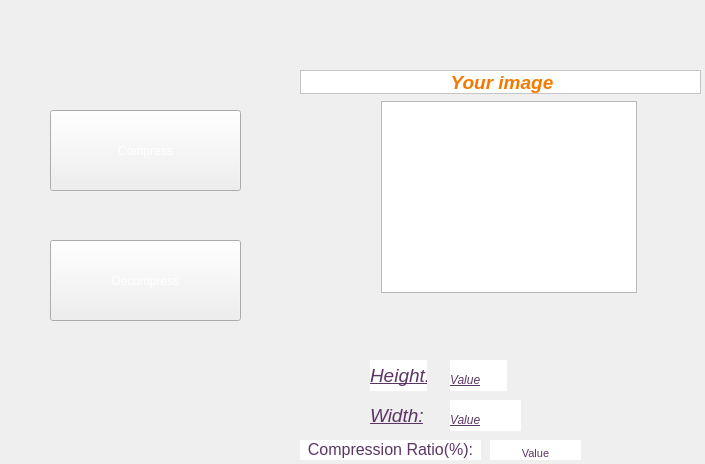
<?xml version="1.0" encoding="UTF-8"?>
<ui version="4.0">
 <class>Enc_Dec</class>
 <widget class="QMainWindow" name="Enc_Dec">
  <property name="geometry">
   <rect>
    <x>0</x>
    <y>0</y>
    <width>705</width>
    <height>464</height>
   </rect>
  </property>
  <property name="sizePolicy">
   <sizepolicy hsizetype="Fixed" vsizetype="Fixed">
    <horstretch>0</horstretch>
    <verstretch>0</verstretch>
   </sizepolicy>
  </property>
  <property name="minimumSize">
   <size>
    <width>705</width>
    <height>464</height>
   </size>
  </property>
  <property name="windowTitle">
   <string>Enc_Dec</string>
  </property>
  <property name="styleSheet">
   <string notr="true">background-image: url(:/img/black-facebook-cover-preview-10.jpg);</string>
  </property>
  <widget class="QWidget" name="centralwidget">
   <widget class="QPushButton" name="decompress_button">
    <property name="geometry">
     <rect>
      <x>50</x>
      <y>240</y>
      <width>191</width>
      <height>81</height>
     </rect>
    </property>
    <property name="styleSheet">
     <string notr="true">
color: white;
font: 75 italic 30pt &quot;URW Chancery L&quot;;</string>
    </property>
    <property name="text">
     <string>Decompress</string>
    </property>
   </widget>
   <widget class="QPushButton" name="compress_button">
    <property name="geometry">
     <rect>
      <x>50</x>
      <y>110</y>
      <width>191</width>
      <height>81</height>
     </rect>
    </property>
    <property name="styleSheet">
     <string notr="true">
color: white;
font: 75 italic 30pt &quot;URW Chancery L&quot;;</string>
    </property>
    <property name="text">
     <string>Compress</string>
    </property>
   </widget>
   <widget class="QLabel" name="fileLabel">
    <property name="geometry">
     <rect>
      <x>300</x>
      <y>70</y>
      <width>401</width>
      <height>24</height>
     </rect>
    </property>
    <property name="font">
     <font>
      <weight>75</weight>
      <bold>true</bold>
     </font>
    </property>
    <property name="cursor">
     <cursorShape>ArrowCursor</cursorShape>
    </property>
    <property name="mouseTracking">
     <bool>true</bool>
    </property>
    <property name="autoFillBackground">
     <bool>false</bool>
    </property>
    <property name="styleSheet">
     <string notr="true">QLabel { background-color : white; color : green; }</string>
    </property>
    <property name="frameShape">
     <enum>QFrame::StyledPanel</enum>
    </property>
    <property name="text">
     <string>&lt;html&gt;&lt;head/&gt;&lt;body&gt;&lt;p align=&quot;center&quot;&gt;&lt;span style=&quot; font-size:14pt; font-weight:600; font-style:italic; color:#f57900;&quot;&gt;Your image&lt;/span&gt;&lt;/p&gt;&lt;/body&gt;&lt;/html&gt;</string>
    </property>
   </widget>
   <widget class="QLabel" name="heightLabel">
    <property name="geometry">
     <rect>
      <x>450</x>
      <y>360</y>
      <width>57</width>
      <height>31</height>
     </rect>
    </property>
    <property name="autoFillBackground">
     <bool>false</bool>
    </property>
    <property name="styleSheet">
     <string notr="true">QLabel { background-color : white; color : green; }</string>
    </property>
    <property name="text">
     <string>&lt;html&gt;&lt;head/&gt;&lt;body&gt;&lt;p&gt;&lt;span style=&quot; font-size:14pt; font-style:italic; text-decoration: underline; color:#5c3566; vertical-align:sub;&quot;&gt;Value&lt;/span&gt;&lt;/p&gt;&lt;/body&gt;&lt;/html&gt;</string>
    </property>
   </widget>
   <widget class="QLabel" name="widthLabel">
    <property name="geometry">
     <rect>
      <x>450</x>
      <y>400</y>
      <width>71</width>
      <height>31</height>
     </rect>
    </property>
    <property name="styleSheet">
     <string notr="true">QLabel { background-color : white; color : green; }</string>
    </property>
    <property name="text">
     <string>&lt;html&gt;&lt;head/&gt;&lt;body&gt;&lt;p&gt;&lt;span style=&quot; font-size:14pt; font-style:italic; text-decoration: underline; color:#5c3566; vertical-align:sub;&quot;&gt;Value&lt;/span&gt;&lt;/p&gt;&lt;/body&gt;&lt;/html&gt;</string>
    </property>
   </widget>
   <widget class="QLabel" name="CRLabel">
    <property name="geometry">
     <rect>
      <x>490</x>
      <y>440</y>
      <width>91</width>
      <height>20</height>
     </rect>
    </property>
    <property name="styleSheet">
     <string notr="true">QLabel { background-color : white; color : green; }</string>
    </property>
    <property name="frameShape">
     <enum>QFrame::NoFrame</enum>
    </property>
    <property name="frameShadow">
     <enum>QFrame::Plain</enum>
    </property>
    <property name="text">
     <string>&lt;html&gt;&lt;head/&gt;&lt;body&gt;&lt;p align=&quot;center&quot;&gt;&lt;span style=&quot; font-size:12pt; color:#5c3566; vertical-align:sub;&quot;&gt;Value&lt;/span&gt;&lt;/p&gt;&lt;/body&gt;&lt;/html&gt;</string>
    </property>
   </widget>
   <widget class="QGraphicsView" name="view">
    <property name="geometry">
     <rect>
      <x>381</x>
      <y>101</y>
      <width>256</width>
      <height>192</height>
     </rect>
    </property>
   </widget>
   <widget class="QLabel" name="heightLabel_2">
    <property name="geometry">
     <rect>
      <x>370</x>
      <y>360</y>
      <width>57</width>
      <height>31</height>
     </rect>
    </property>
    <property name="autoFillBackground">
     <bool>false</bool>
    </property>
    <property name="styleSheet">
     <string notr="true">QLabel { background-color : white; color : green; }</string>
    </property>
    <property name="text">
     <string>&lt;html&gt;&lt;head/&gt;&lt;body&gt;&lt;p&gt;&lt;span style=&quot; font-size:14pt; font-style:italic; text-decoration: underline; color:#5c3566;&quot;&gt;Height:&lt;/span&gt;&lt;/p&gt;&lt;/body&gt;&lt;/html&gt;</string>
    </property>
   </widget>
   <widget class="QLabel" name="widthLabel_2">
    <property name="geometry">
     <rect>
      <x>370</x>
      <y>400</y>
      <width>61</width>
      <height>31</height>
     </rect>
    </property>
    <property name="text">
     <string>&lt;html&gt;&lt;head/&gt;&lt;body&gt;&lt;p&gt;&lt;span style=&quot; font-size:14pt; font-style:italic; text-decoration: underline; color:#5c3566;&quot;&gt;Width:&lt;/span&gt;&lt;/p&gt;&lt;/body&gt;&lt;/html&gt;</string>
    </property>
   </widget>
   <widget class="QLabel" name="CRLabel_2">
    <property name="geometry">
     <rect>
      <x>300</x>
      <y>440</y>
      <width>181</width>
      <height>20</height>
     </rect>
    </property>
    <property name="styleSheet">
     <string notr="true">QLabel { background-color : white; color : green; }</string>
    </property>
    <property name="frameShape">
     <enum>QFrame::NoFrame</enum>
    </property>
    <property name="frameShadow">
     <enum>QFrame::Plain</enum>
    </property>
    <property name="text">
     <string>&lt;html&gt;&lt;head/&gt;&lt;body&gt;&lt;p align=&quot;center&quot;&gt;&lt;span style=&quot; font-size:12pt; color:#5c3566;&quot;&gt;Compression Ratio(%):&lt;/span&gt;&lt;/p&gt;&lt;/body&gt;&lt;/html&gt;</string>
    </property>
   </widget>
  </widget>
 </widget>
 <resources/>
 <connections/>
</ui>
